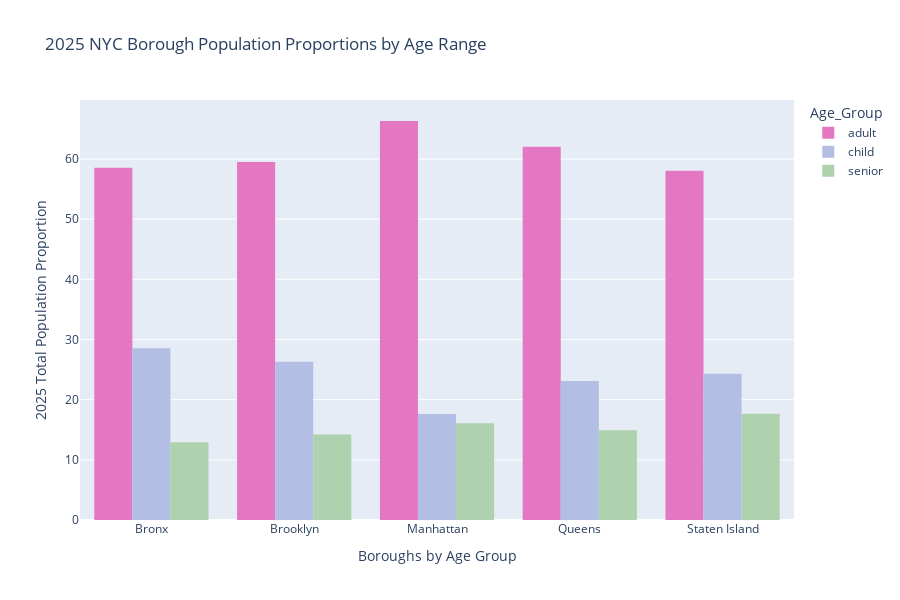

Notebook code cell kept with this figure:
### Code cell
# I am importing plotly to create my visualization.
import plotly.express as px

colors = ["#e377c2", "#B2BEE3", "#AED2AD", "#F0E597"]

fig = px.histogram(
    merged,
    x="Borough",
    y="proportion",
    color="Age_Group",
    barmode="group",
    height=600,
    title="2025 NYC Borough Population Proportions by Age Range",
    color_discrete_sequence=colors,
)

fig.update_layout(
    xaxis_title="Boroughs by Age Group", yaxis_title="2025 Total Population Proportion"
)
fig.show()

### Figure 1 — Plotly figure (JSON) as saved in the notebook; plotly's stock layout.template omitted (floating-point values rounded to 4 significant figures)
{"data": [{"alignmentgroup": "True", "bingroup": "x", "histfunc": "sum", "hovertemplate": "Age_Group=adult<br>Borough=%{x}<br>sum of proportion=%{y}<extra></extra>", "legendgroup": "adult", "marker": {"color": "#e377c2", "pattern": {"shape": ""}}, "name": "adult", "offsetgroup": "adult", "orientation": "v", "showlegend": true, "type": "histogram", "x": ["Bronx", "Brooklyn", "Manhattan", "Queens", "Staten Island"], "xaxis": "x", "y": [58.53, 59.5, 66.31, 62.01, 58.05], "yaxis": "y"}, {"alignmentgroup": "True", "bingroup": "x", "histfunc": "sum", "hovertemplate": "Age_Group=child<br>Borough=%{x}<br>sum of proportion=%{y}<extra></extra>", "legendgroup": "child", "marker": {"color": "#B2BEE3", "pattern": {"shape": ""}}, "name": "child", "offsetgroup": "child", "orientation": "v", "showlegend": true, "type": "histogram", "x": ["Bronx", "Brooklyn", "Manhattan", "Queens", "Staten Island"], "xaxis": "x", "y": [28.56, 26.31, 17.62, 23.08, 24.29], "yaxis": "y"}, {"alignmentgroup": "True", "bingroup": "x", "histfunc": "sum", "hovertemplate": "Age_Group=senior<br>Borough=%{x}<br>sum of proportion=%{y}<extra></extra>", "legendgroup": "senior", "marker": {"color": "#AED2AD", "pattern": {"shape": ""}}, "name": "senior", "offsetgroup": "senior", "orientation": "v", "showlegend": true, "type": "histogram", "x": ["Bronx", "Brooklyn", "Manhattan", "Queens", "Staten Island"], "xaxis": "x", "y": [12.91, 14.19, 16.07, 14.91, 17.66], "yaxis": "y"}], "layout": {"barmode": "group", "height": 600, "legend": {"title": {"text": "Age_Group"}, "tracegroupgap": 0}, "title": {"text": "2025 NYC Borough Population Proportions by Age Range"}, "xaxis": {"anchor": "y", "domain": [0, 1], "title": {"text": "Boroughs by Age Group"}}, "yaxis": {"anchor": "x", "domain": [0, 1], "title": {"text": "2025 Total Population Proportion"}}}}
